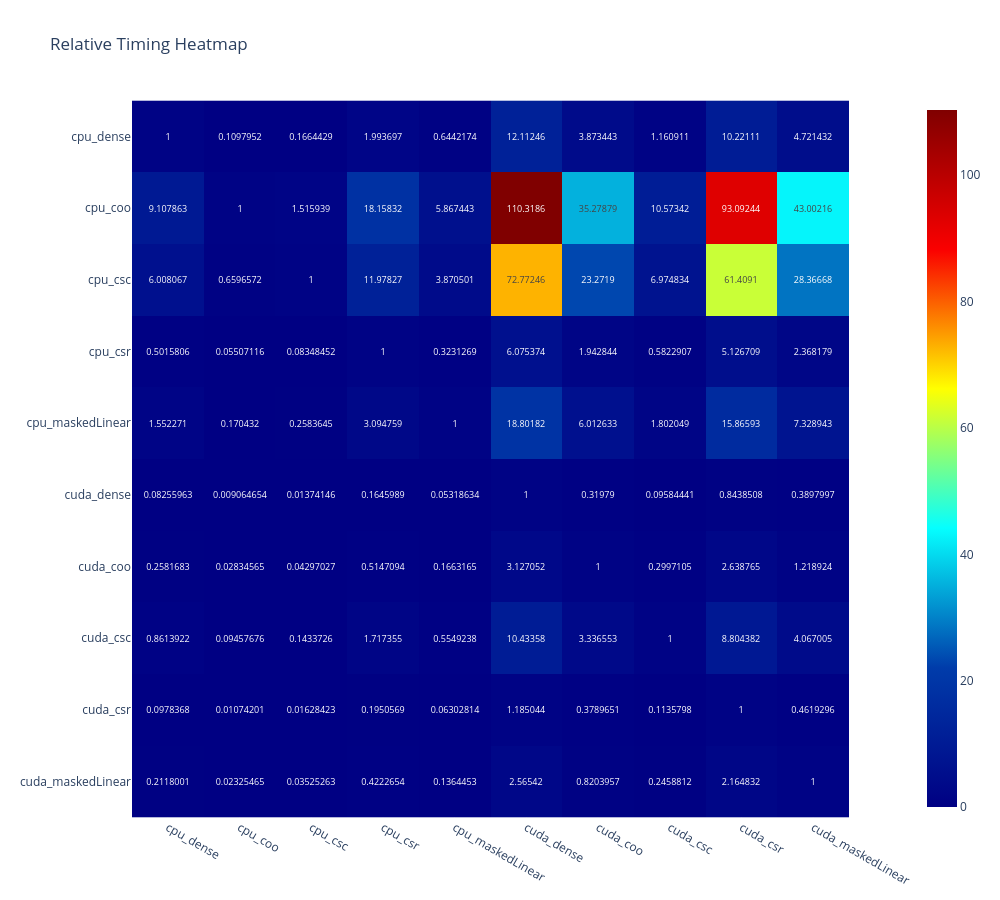
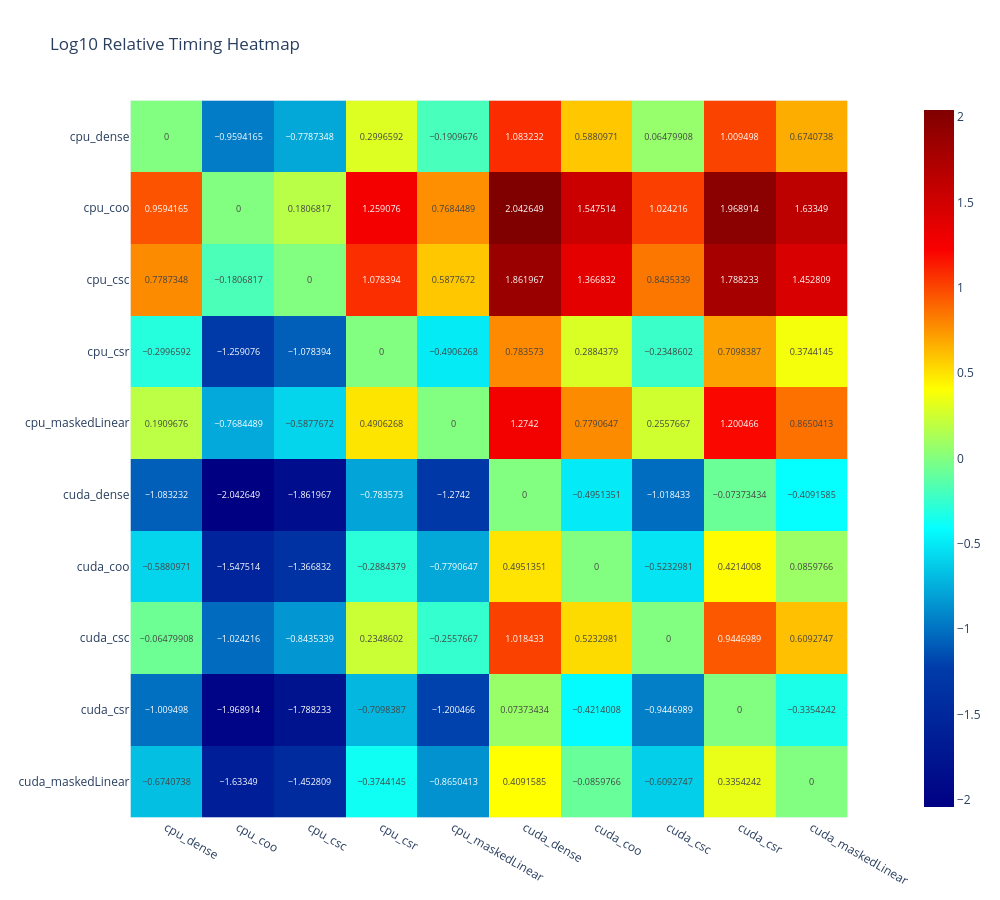

Notebook source saved alongside these figures, in order:
### Code cell
# Create a dataframe with row and column names for the heatmap
df = pd.DataFrame(columns=results.keys(), index=results.keys())

# Fill in df with the values we want to display
for name1, time1 in results.items():
    for name2, time2 in results.items():
        df.loc[name1, name2] = time1/time2
# Create the heatmap and make it large
# Plot the original heatmap
fig = px.imshow(df, text_auto=True, color_continuous_scale='Jet', width=1000, height=900, title="Relative Timing Heatmap")
fig.show()

# Plot the log10 heatmap
df_log = np.log10(df.astype(float))
fig_log = px.imshow(df_log, text_auto=True, color_continuous_scale='Jet', width=1000, height=900, title="Log10 Relative Timing Heatmap")
fig_log.show()

### Figure 1 — Plotly figure (JSON) as saved in the notebook; plotly's stock layout.template omitted (floating-point values rounded to 4 significant figures)
{"data": [{"coloraxis": "coloraxis", "hovertemplate": "x: %{x}<br>y: %{y}<br>color: %{z}<extra></extra>", "name": "0", "texttemplate": "%{z}", "type": "heatmap", "x": ["cpu_dense", "cpu_coo", "cpu_csc", "cpu_csr", "cpu_maskedLinear", "cuda_dense", "cuda_coo", "cuda_csc", "cuda_csr", "cuda_maskedLinear"], "xaxis": "x", "y": ["cpu_dense", "cpu_coo", "cpu_csc", "cpu_csr", "cpu_maskedLinear", "cuda_dense", "cuda_coo", "cuda_csc", "cuda_csr", "cuda_maskedLinear"], "yaxis": "y", "z": [[1, 0.1098, 0.1664, 1.994, 0.6442, 12.11, 3.873, 1.161, 10.22, 4.721], [9.108, 1, 1.516, 18.16, 5.867, 110.3, 35.28, 10.57, 93.09, 43.0], [6.008, 0.6597, 1, 11.98, 3.871, 72.77, 23.27, 6.975, 61.41, 28.37], [0.5016, 0.05507, 0.08348, 1, 0.3231, 6.075, 1.943, 0.5823, 5.127, 2.368], [1.552, 0.1704, 0.2584, 3.095, 1, 18.8, 6.013, 1.802, 15.87, 7.329], [0.08256, 0.009065, 0.01374, 0.1646, 0.05319, 1, 0.3198, 0.09584, 0.8439, 0.3898], [0.2582, 0.02835, 0.04297, 0.5147, 0.1663, 3.127, 1, 0.2997, 2.639, 1.219], [0.8614, 0.09458, 0.1434, 1.717, 0.5549, 10.43, 3.337, 1, 8.804, 4.067], [0.09784, 0.01074, 0.01628, 0.1951, 0.06303, 1.185, 0.379, 0.1136, 1, 0.4619], [0.2118, 0.02325, 0.03525, 0.4223, 0.1364, 2.565, 0.8204, 0.2459, 2.165, 1]]}], "layout": {"coloraxis": {"colorscale": [[0, "rgb(0,0,131)"], [0.2, "rgb(0,60,170)"], [0.4, "rgb(5,255,255)"], [0.6, "rgb(255,255,0)"], [0.8, "rgb(250,0,0)"], [1, "rgb(128,0,0)"]]}, "height": 900, "title": {"text": "Relative Timing Heatmap"}, "width": 1000, "xaxis": {"anchor": "y", "constrain": "domain", "domain": [0, 1], "scaleanchor": "y"}, "yaxis": {"anchor": "x", "autorange": "reversed", "constrain": "domain", "domain": [0, 1]}}}

### Figure 2 — Plotly figure (JSON) as saved in the notebook; plotly's stock layout.template omitted (floating-point values rounded to 4 significant figures)
{"data": [{"coloraxis": "coloraxis", "hovertemplate": "x: %{x}<br>y: %{y}<br>color: %{z}<extra></extra>", "name": "0", "texttemplate": "%{z}", "type": "heatmap", "x": ["cpu_dense", "cpu_coo", "cpu_csc", "cpu_csr", "cpu_maskedLinear", "cuda_dense", "cuda_coo", "cuda_csc", "cuda_csr", "cuda_maskedLinear"], "xaxis": "x", "y": ["cpu_dense", "cpu_coo", "cpu_csc", "cpu_csr", "cpu_maskedLinear", "cuda_dense", "cuda_coo", "cuda_csc", "cuda_csr", "cuda_maskedLinear"], "yaxis": "y", "z": [[0, -0.9594, -0.7787, 0.2997, -0.191, 1.083, 0.5881, 0.0648, 1.009, 0.6741], [0.9594, 0, 0.1807, 1.259, 0.7684, 2.043, 1.548, 1.024, 1.969, 1.633], [0.7787, -0.1807, 0, 1.078, 0.5878, 1.862, 1.367, 0.8435, 1.788, 1.453], [-0.2997, -1.259, -1.078, 0, -0.4906, 0.7836, 0.2884, -0.2349, 0.7098, 0.3744], [0.191, -0.7684, -0.5878, 0.4906, 0, 1.274, 0.7791, 0.2558, 1.2, 0.865], [-1.083, -2.043, -1.862, -0.7836, -1.274, 0, -0.4951, -1.018, -0.07373, -0.4092], [-0.5881, -1.548, -1.367, -0.2884, -0.7791, 0.4951, 0, -0.5233, 0.4214, 0.08598], [-0.0648, -1.024, -0.8435, 0.2349, -0.2558, 1.018, 0.5233, 0, 0.9447, 0.6093], [-1.009, -1.969, -1.788, -0.7098, -1.2, 0.07373, -0.4214, -0.9447, 0, -0.3354], [-0.6741, -1.633, -1.453, -0.3744, -0.865, 0.4092, -0.08598, -0.6093, 0.3354, 0]]}], "layout": {"coloraxis": {"colorscale": [[0, "rgb(0,0,131)"], [0.2, "rgb(0,60,170)"], [0.4, "rgb(5,255,255)"], [0.6, "rgb(255,255,0)"], [0.8, "rgb(250,0,0)"], [1, "rgb(128,0,0)"]]}, "height": 900, "title": {"text": "Log10 Relative Timing Heatmap"}, "width": 1000, "xaxis": {"anchor": "y", "constrain": "domain", "domain": [0, 1], "scaleanchor": "y"}, "yaxis": {"anchor": "x", "autorange": "reversed", "constrain": "domain", "domain": [0, 1]}}}
